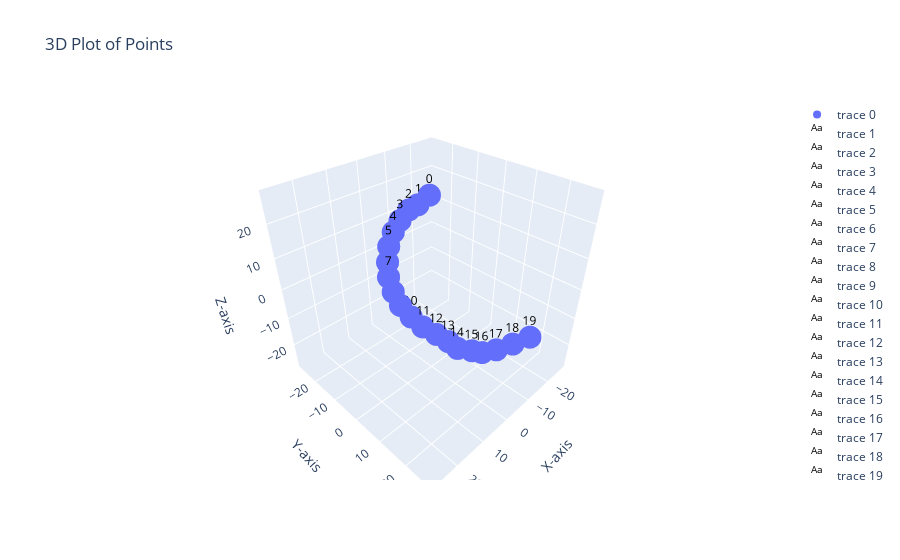

Here is the notebook cell this chart was saved with:
### Markdown cell above
I check that I get the same 3D plot with my own MDSing and the MDS I got online. 

Fndamentally, it all comes from me not getting the same X matrix

### Code cell
N=20
dab=np.zeros((N,N))
for i in range(N):
    for j in range(N):
        dab[i][j]=abs(i-j)

#dab += np.random.randn(N, N)/10
plt.imshow(dab, cmap='hot', interpolation='nearest')
plt.title("Heat map of d")
plt.colorbar()
plt.show()

mapData(dab)

get_stress(dab)

### Figure 1 — Plotly figure (JSON) as saved in the notebook; plotly's stock layout.template omitted (floating-point values rounded to 4 significant figures)
{"data": [{"mode": "markers", "type": "scatter3d", "x": [-16.38, -12.87, -8.261, -4.372, -0.6013, 2.294, 4.071, 5.865, 6.374, 6.31, 5.153, 4.162, 2.571, 2.2, 3.208, 2.064, 2.778, 1.617, -0.9934, -5.196], "y": [-17.4, -18.72, -17.67, -17.16, -15.88, -14.7, -13.44, -11.19, -8.899, -6.105, -3.089, 0.533, 4.386, 8.617, 12.91, 16.9, 20.75, 24.17, 27.0, 28.98], "z": [17.36, 15.01, 15.25, 13.46, 11.66, 8.678, 4.882, 1.775, -1.862, -5.119, -8.178, -10.25, -11.65, -11.88, -10.99, -9.96, -7.585, -5.192, -3.138, -2.275]}, {"hoverinfo": "none", "mode": "text", "text": "0", "textfont": {"color": "black", "size": 12}, "type": "scatter3d", "x": [-16.38], "y": [-17.4], "z": [17.36]}, {"hoverinfo": "none", "mode": "text", "text": "1", "textfont": {"color": "black", "size": 12}, "type": "scatter3d", "x": [-12.87], "y": [-18.72], "z": [15.01]}, {"hoverinfo": "none", "mode": "text", "text": "2", "textfont": {"color": "black", "size": 12}, "type": "scatter3d", "x": [-8.261], "y": [-17.67], "z": [15.25]}, {"hoverinfo": "none", "mode": "text", "text": "3", "textfont": {"color": "black", "size": 12}, "type": "scatter3d", "x": [-4.372], "y": [-17.16], "z": [13.46]}, {"hoverinfo": "none", "mode": "text", "text": "4", "textfont": {"color": "black", "size": 12}, "type": "scatter3d", "x": [-0.6013], "y": [-15.88], "z": [11.66]}, {"hoverinfo": "none", "mode": "text", "text": "5", "textfont": {"color": "black", "size": 12}, "type": "scatter3d", "x": [2.294], "y": [-14.7], "z": [8.678]}, {"hoverinfo": "none", "mode": "text", "text": "6", "textfont": {"color": "black", "size": 12}, "type": "scatter3d", "x": [4.071], "y": [-13.44], "z": [4.882]}, {"hoverinfo": "none", "mode": "text", "text": "7", "textfont": {"color": "black", "size": 12}, "type": "scatter3d", "x": [5.865], "y": [-11.19], "z": [1.775]}, {"hoverinfo": "none", "mode": "text", "text": "8", "textfont": {"color": "black", "size": 12}, "type": "scatter3d", "x": [6.374], "y": [-8.899], "z": [-1.862]}, {"hoverinfo": "none", "mode": "text", "text": "9", "textfont": {"color": "black", "size": 12}, "type": "scatter3d", "x": [6.31], "y": [-6.105], "z": [-5.119]}, {"hoverinfo": "none", "mode": "text", "text": "10", "textfont": {"color": "black", "size": 12}, "type": "scatter3d", "x": [5.153], "y": [-3.089], "z": [-8.178]}, {"hoverinfo": "none", "mode": "text", "text": "11", "textfont": {"color": "black", "size": 12}, "type": "scatter3d", "x": [4.162], "y": [0.533], "z": [-10.25]}, {"hoverinfo": "none", "mode": "text", "text": "12", "textfont": {"color": "black", "size": 12}, "type": "scatter3d", "x": [2.571], "y": [4.386], "z": [-11.65]}, {"hoverinfo": "none", "mode": "text", "text": "13", "textfont": {"color": "black", "size": 12}, "type": "scatter3d", "x": [2.2], "y": [8.617], "z": [-11.88]}, {"hoverinfo": "none", "mode": "text", "text": "14", "textfont": {"color": "black", "size": 12}, "type": "scatter3d", "x": [3.208], "y": [12.91], "z": [-10.99]}, {"hoverinfo": "none", "mode": "text", "text": "15", "textfont": {"color": "black", "size": 12}, "type": "scatter3d", "x": [2.064], "y": [16.9], "z": [-9.96]}, {"hoverinfo": "none", "mode": "text", "text": "16", "textfont": {"color": "black", "size": 12}, "type": "scatter3d", "x": [2.778], "y": [20.75], "z": [-7.585]}, {"hoverinfo": "none", "mode": "text", "text": "17", "textfont": {"color": "black", "size": 12}, "type": "scatter3d", "x": [1.617], "y": [24.17], "z": [-5.192]}, {"hoverinfo": "none", "mode": "text", "text": "18", "textfont": {"color": "black", "size": 12}, "type": "scatter3d", "x": [-0.9934], "y": [27.0], "z": [-3.138]}, {"hoverinfo": "none", "mode": "text", "text": "19", "textfont": {"color": "black", "size": 12}, "type": "scatter3d", "x": [-5.196], "y": [28.98], "z": [-2.275]}], "layout": {"scene": {"aspectmode": "cube", "xaxis": {"range": [-28.98, 28.98], "title": {"text": "X-axis"}}, "yaxis": {"range": [-28.98, 28.98], "title": {"text": "Y-axis"}}, "zaxis": {"range": [-28.98, 28.98], "title": {"text": "Z-axis"}}}, "title": {"text": "3D Plot of Points"}}}
